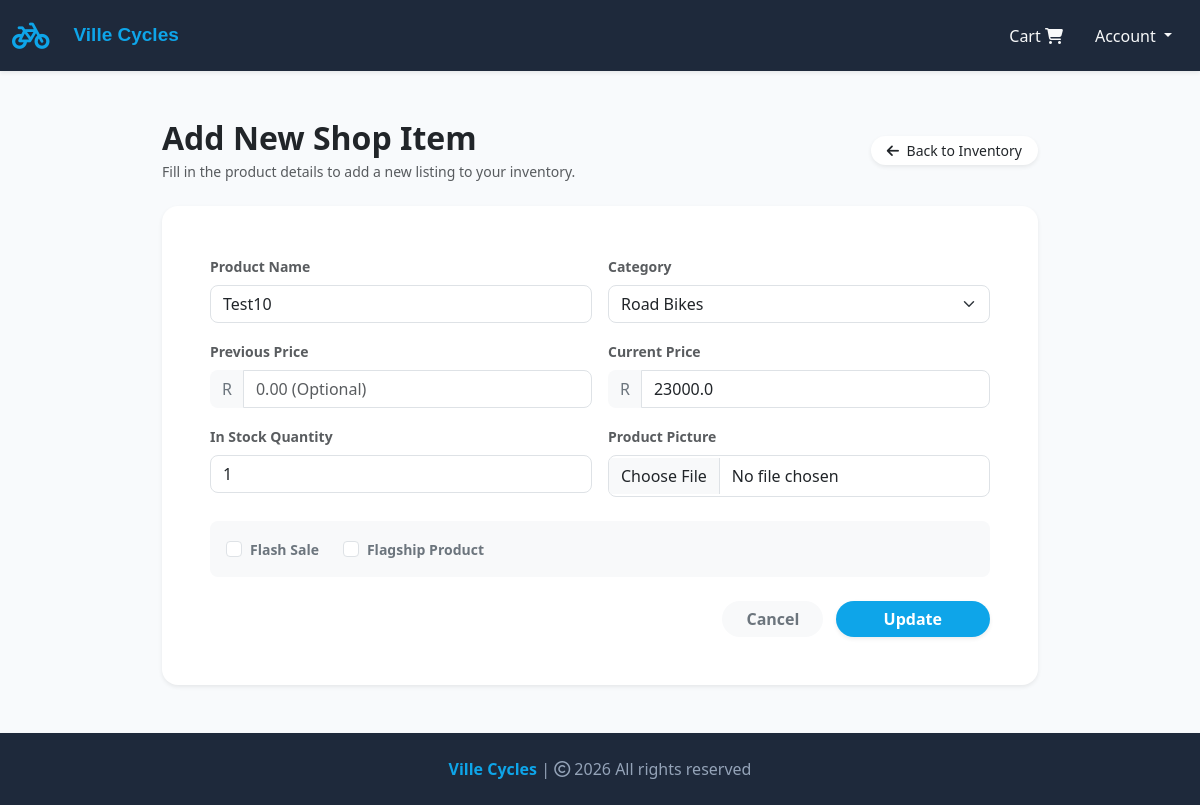
The app's page /update-item/19 (signed in), older data.
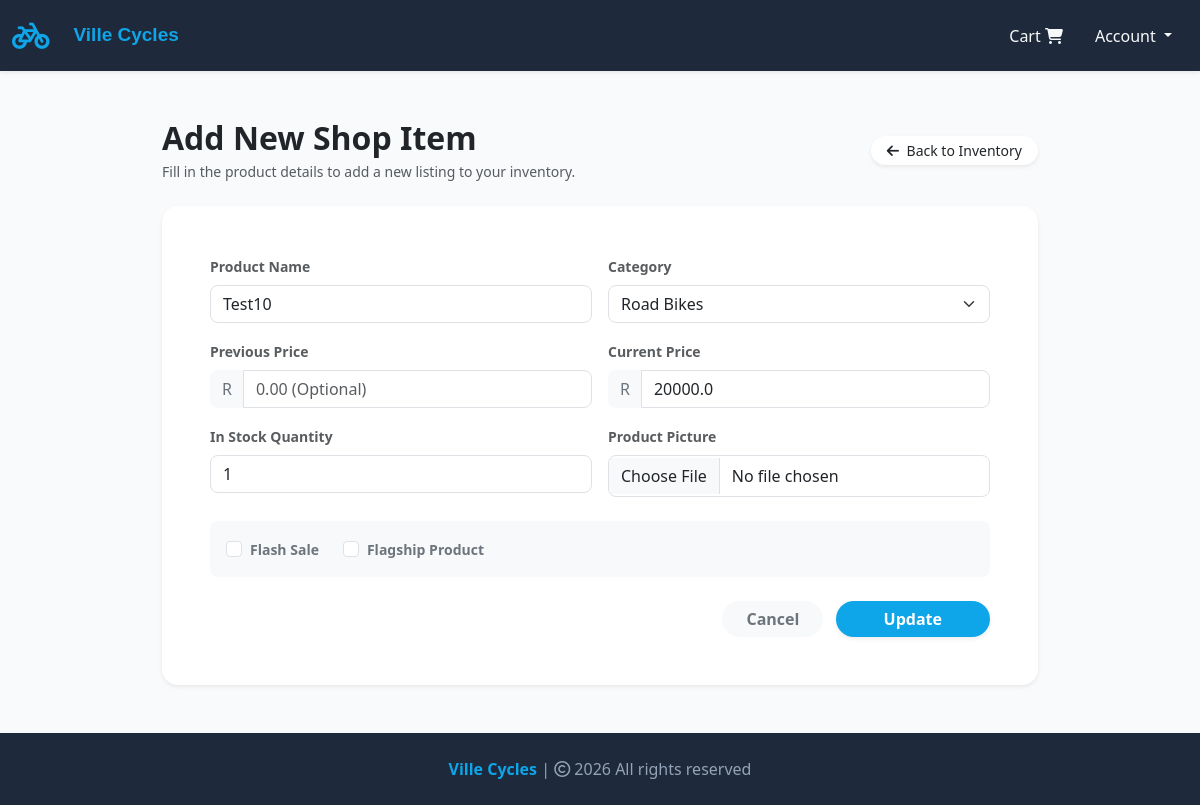
The same page, newer data.
### website/models.py (models this page shows, shortened)
class Product(db.Model):
    __tablename__ = "products"
    id = db.Column(db.Integer, primary_key=True)
    product_name = db.Column(db.String(100), nullable=False)
    current_price = db.Column(db.Float, nullable=False)
    previous_price = db.Column(db.Float, nullable=True)
    description = db.Column(db.Text, nullable=True)
    in_stock = db.Column(db.Integer, nullable=False)
    product_picture = db.Column(db.String(1000), nullable=False)
    flash_sale = db.Column(db.Boolean, default=False)
    date_added = db.Column(db.DateTime, default=datetime.now)
    category_id = db.Column(db.Integer, db.ForeignKey("categories.id"), nullable=True)
    is_active = db.Column(db.Boolean, default=True, nullable=False)
    is_flagship = db.Column(db.Boolean, default=False, nullable=False)
    is_preowned = db.Column(db.Boolean, default=False, nullable=False)
    is_approved = db.Column(db.Boolean, default=False, nullable=False)
    seller_id = db.Column(
        db.Integer, db.ForeignKey("customers.id", ondelete="SET NULL"), nullable=True
    )
    customer_asking_price = db.Column(db.Float, nullable=True)
    shop_counter_price = db.Column(db.Float, nullable=True)
    admin_query_message = db.Column(db.Text, nullable=True)
    consignment_status = db.Column(
        db.String(50), default="pending_review", nullable=False
    )
    carts = db.relationship(
        "Cart", backref=db.backref("product", lazy=True), cascade="all, delete-orphan"
    )
    orders = db.relationship("Order", backref=db.backref("product", lazy=True))

### website/admin.py (the view, shortened to what this page needs)
@admin.route("/update-item/<int:item_id>", methods=["GET", "POST"])
@login_required
def update_item(item_id):
    if current_user.id == 1:
        item_to_update = Product.query.get_or_404(item_id)
        form = ShopItemsForm()
        if request.method == "GET":
            form.product_name.data = item_to_update.product_name
            form.previous_price.data = item_to_update.previous_price
            form.current_price.data = item_to_update.current_price
            form.in_stock.data = item_to_update.in_stock
            form.flash_sale.data = item_to_update.flash_sale
            form.category.data = item_to_update.category_id
            form.is_flagship.data = item_to_update.is_flagship
        return render_template("update_item.html", form=form, item=item_to_update)
    logger.warning(
        "Unauthorized access attempt to update item",
        extra={"user_id": current_user.id, "item_id": item_id},
    )
    return render_template("404.html")

### website/forms.py
class ShopItemsForm(FlaskForm):
    product_name = StringField("Name of Product", validators=[DataRequired()])
    current_price = FloatField("Current Price", validators=[DataRequired()])
    previous_price = FloatField(
        "Previous Price",
        validators=[Optional()],
        filters=[lambda x: x if x is not None else None],
    )
    in_stock = IntegerField("In Stock", validators=[DataRequired(), NumberRange(min=0)])
    category = SelectField("Category", coerce=int, validators=[DataRequired()])
    product_picture = FileField(
        "Product Picture",
        validators=[FileAllowed(["jpg", "jpeg", "png"], "Images only!")],
    )
    flash_sale = BooleanField("Flash Sale")
    is_flagship = BooleanField("Flagship")
    add_product = SubmitField("Add Product")
    update_product = SubmitField("Update")
    def __init__(self, *args, **kwargs):
        super(ShopItemsForm, self).__init__(*args, **kwargs)
        self.category.choices = [(cat.id, cat.name) for cat in Category.query.all()]

### website/models.py (called while the page is built)
    @property
    def is_admin(self):
        return self.role == "admin"

### website/templates/update_item.html (shortened to what this page needs)
{% extends 'base.html' %}
{% block body %}
<div class="container my-5" style="max-width: 900px;">
    <div class="d-flex justify-content-between align-items-center mb-4">
        <div>
            <h2 class="fw-bold mb-1 text-dark">Add New Shop Item</h2>
            <p class="text-muted small mb-0">Fill in the product details to add a new listing to your inventory.</p>
        </div>
        <a href="{{ url_for('admin.shop_items') }}"
            class="btn btn-outline-secondary btn-sm rounded-pill px-3 bg-white text-dark border-0 shadow-sm"
            onmouseover="this.style.backgroundColor='#F1F5F9'" onmouseout="this.style.backgroundColor='#FFFFFF'">
            <i class="fa-solid fa-arrow-left me-1"></i> Back to Inventory
        </a>
    </div>
    <div class="card shadow-sm border-0 rounded-4 overflow-hidden bg-white">
        <div class="card-body p-4 p-md-5">
            <form action="" method="POST" enctype="multipart/form-data">
                <div class="row g-3">
                    <div class="col-md-6">
                        <label class="form-label small fw-semibold text-muted">Product Name</label>
                        {{ form.product_name(class="form-control rounded-3 shadow-none", placeholder="Enter product
                        name") }}
                    </div>
                    <div class="col-md-6">
                        <label class="form-label small fw-semibold text-muted">Category</label>
                        {{ form.category(class="form-select rounded-3 shadow-none") }}
                    </div>
                    <div class="col-md-6">
                        <label class="form-label small fw-semibold text-muted">Previous Price</label>
                        <div class="input-group">
                            <span class="input-group-text bg-light border-0 rounded-start-3 text-secondary">R</span>
                            {{ form.previous_price(class="form-control rounded-end-3 shadow-none", placeholder="0.00 (Optional)") }}
                        </div>
                    </div>
                    <div class="col-md-6">
                        <label class="form-label small fw-semibold text-muted">Current Price</label>
                        <div class="input-group">
                            <span class="input-group-text bg-light border-0 rounded-start-3 text-secondary">R</span>
                            {{ form.current_price(class="form-control rounded-end-3 shadow-none", placeholder="0.00") }}
                        </div>
                    </div>
                    <div class="col-md-6">
                        <label class="form-label small fw-semibold text-muted">In Stock Quantity</label>
                        {{ form.in_stock(class="form-control rounded-3 shadow-none", placeholder="Enter quantity") }}
                    </div>
                    <div class="col-md-6">
                        <label class="form-label small fw-semibold text-muted">Product Picture</label>
                        {{ form.product_picture(class="form-control rounded-3 shadow-none py-2") }}
                    </div>
                    <div class="col-12 mt-4">
                        <div class="p-3 bg-light rounded-3 border-0 d-flex gap-4">
                            <div class="form-check mb-0">
                                {{ form.flash_sale(class="form-check-input shadow-none", style="cursor: pointer;") }}
                                <label class="form-check-label fw-semibold text-secondary small"
                                    for="{{ form.flash_sale.id }}" style="cursor: pointer;">
                                    Flash Sale
                                </label>
                            </div>
                            <div class="form-check mb-0">
                                {{ form.is_flagship(class="form-check-input shadow-none", style="cursor: pointer;") }}
                                <label class="form-check-label fw-semibold text-secondary small"
                                    for="{{ form.is_flagship.id }}" style="cursor: pointer;">
                                    Flagship Product
                                </label>
                            </div>
                        </div>
                    </div>
                    <div class="col-12 text-end mt-4">
                        <a href="{{ url_for('admin.shop_items') }}"
                            class="btn btn-light fw-semibold text-secondary rounded-pill px-4 me-2 border-0">Cancel</a>
                        {% if form.update_product %}
                        {{ form.update_product(class="btn fw-semibold text-white rounded-pill px-5 shadow-sm border-0",
                        style="background-color: #0EA5E9;") }}
                        {% else %}
                        <button type="submit" class="btn fw-semibold text-white rounded-pill px-5 shadow-sm border-0"
                            style="background-color: #0EA5E9;" onmouseover="this.style.backgroundColor='#0284C7'"
                            onmouseout="this.style.backgroundColor='#0EA5E9'">Add Product</button>
                        {% endif %}
                    </div>
                </div>
            </form>
        </div>
    </div>
</div>
{% endblock %}

### website/templates/base.html (shortened to what this page needs)
<!DOCTYPE html>
<html lang="en">
<head>
    <link rel="stylesheet"
        href="https://cdnjs.cloudflare.com/ajax/libs/bootstrap-icons/1.13.1/font/bootstrap-icons.min.css"
>
    <link rel="stylesheet" href="https://cdnjs.cloudflare.com/ajax/libs/font-awesome/6.4.0/css/all.min.css">
    <link rel="stylesheet" href="{{ url_for('static', filename='css/all.min.css') }}">
    <link rel="stylesheet" href="{{ url_for('static', filename='css/bootstrap.min.css') }}">
    <link rel="stylesheet" href="{{ url_for('static', filename='css/style.css') }}">
</head>
<body style="background-color: #F8FAFC; color: #0F172A; overflow-x: hidden;">
    <nav class="navbar navbar-expand-lg navbar-dark shadow-sm" style="background-color: #1E293B;">
        <div class="container-fluid">
            <a class="navbar-brand" href="/" style="color: #0EA5E9; font-size: 30px;">
                <i class="fa-solid fa-bicycle"></i>
            </a>
            <div class="collapse navbar-collapse" id="navbarSupportedContent">
                <ul class="navbar-nav me-auto mb-2 mb-lg-0">
                    <li class="nav-item">
                        <a class="nav-link active" aria-current="page" href="/"
                            style="font-family: sans-serif; font-weight: 600; font-size: 19px; color: #0EA5E9;">Ville
                            Cycles</a>
                    </li>
                </ul>
                <ul class="navbar-nav ms-auto mb-2 mb-lg-0 align-items-lg-center">
                    <li class="nav-item mx-2" id="items">
                        {% if cart | length < 1 %} <a class="nav-link text-light" href="/cart">
                             Cart
                            <i class="fa-solid fa-cart-shopping"></i>
                            </a>
                            {% else %}
                            <a class="nav-link text-light" href="/cart">
                                <span class="badge bg-success"></span> Cart
                                <i class="bi bi-{{ cart | length }}-square-fill" style="color: #0EA5E9;"></i>
                            </a>
                            {% endif %}
                    </li>
                    <li class="nav-item dropdown mx-2">
                        <a class="nav-link dropdown-toggle text-light" href="#" role="button" id="profileDropdown"
                            data-bs-toggle="dropdown" aria-expanded="false">
                            {% if current_user.is_authenticated and current_user.customer_profile %}
                            {{ current_user.customer_profile.first_name }}
                            {% else %}
                            Account
                            {% endif %}
                        </a>
                    </li>
                </ul>
            </div>
        </div>
    </nav>
    <main class="container-fluid px-0">
        {% block body %}
        {% endblock %}
    </main>
    <footer class="container-fluid text-center p-4 mt-5 shadow-sm" style="background-color: #1E293B; color: #94A3B8;">
        <a href="/" style="color: #0EA5E9; text-decoration: none; font-weight: 600;">Ville Cycles</a> | <span>
            <i class="fa-sharp fa-regular fa-copyright"></i></span> 2026 All rights reserved
    </footer>
</body>
</html>

### website/static/css/style.css (style rules this page uses)
.d-flex .btn { background: orange; border: 2px solid orange; border-radius: 8px; color: #fff; }

Row changes from the older to the newer data that the page shows:
changed Product "Test10": current_price "23000.0" → "20000.0"
